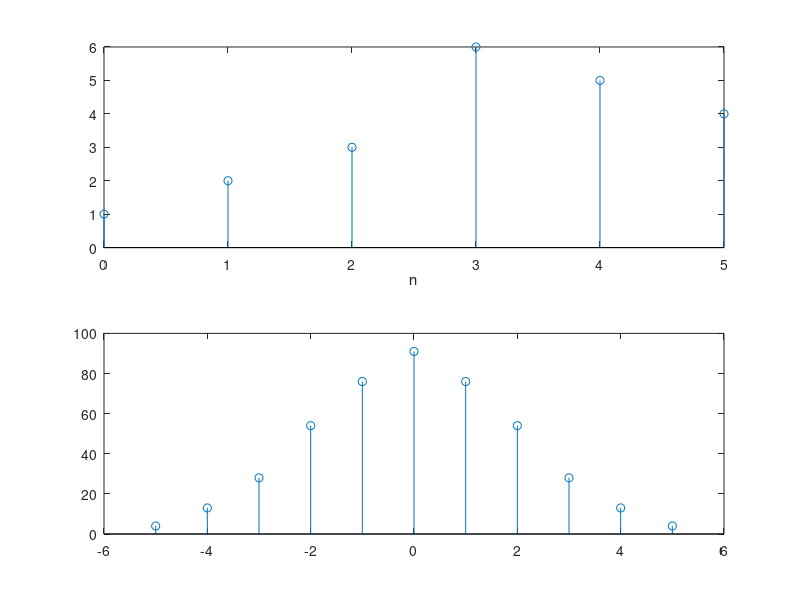

Recreate this plot in MATLAB.
clc;
close all;

x=[1,2,3,6,5,4];
n=0:1:length(x)-1;
subplot(2,1,1);
stem(n,x);
xlabel('n');

p=xcorr(x,x);
np=-length(x)+1:length(x)-1;
subplot(2,1,2);
stem(np,p)

energy=sum(x.^2);
centre_index=ceil(length(p)/2);
q=p(centre_index);
if q==energy
disp('p(0) gives energy proved');
else
disp('p(0) gives energy not proved');
end
p_right=p(centre_index:1:length(p));
p_left=p(centre_index:-1:1);
if p_right==p_left
disp('p is even');
else
disp('p is not even');
end